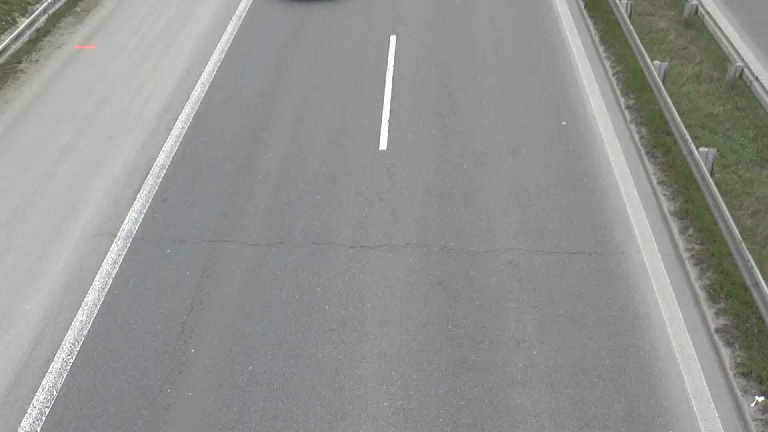
#> input picture Gambar/highway-empty.jpg, 768 x 432 px, found by its file name
$ python image-subtraction.py
#> lines starting #> are read from the running program, lines starting #| are printed output that depends on the picture; after the words box and inside, x2 and y2 are one past the last pixel; in counts of white or black regions, pixels touching at a corner belong together
import cv2
import numpy as np

#membaca citra digital dari komputer
citra1 = cv2.imread("C:/Users/Aldi Triwijaya/Documents/kuliah/semester 3/pengolahan citra digital praktik/Gambar/highway-empty.jpg")
#> citra1 is the input picture: shape (432, 768, 3); mean B, G, R 144.2, 148.2, 144.6
citra2 = cv2.imread("C:/Users/Aldi Triwijaya/Documents/kuliah/semester 3/pengolahan citra digital praktik/Gambar/highway-1car.jpg")
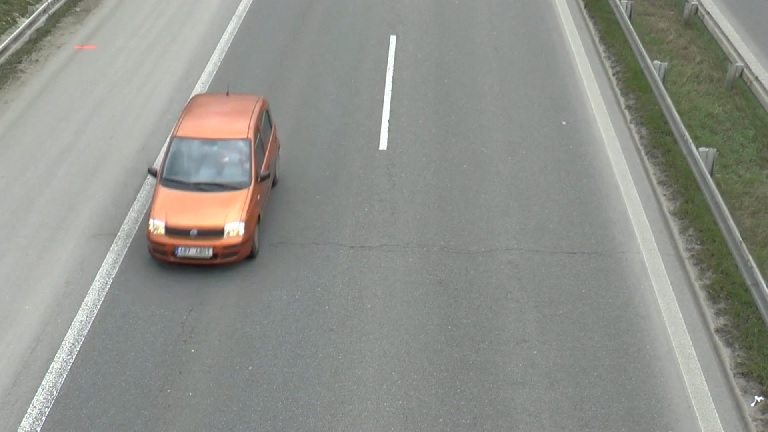
#> input picture Gambar/highway-1car.jpg, 768 x 432 px, found by its file name
#> citra2 is the input picture: shape (432, 768, 3); mean B, G, R 139.2, 145.6, 143.5

#membaca channel warna BGR dan menyimpannya ke dalam variabel terpisah
b1 = citra1[:,:,0]
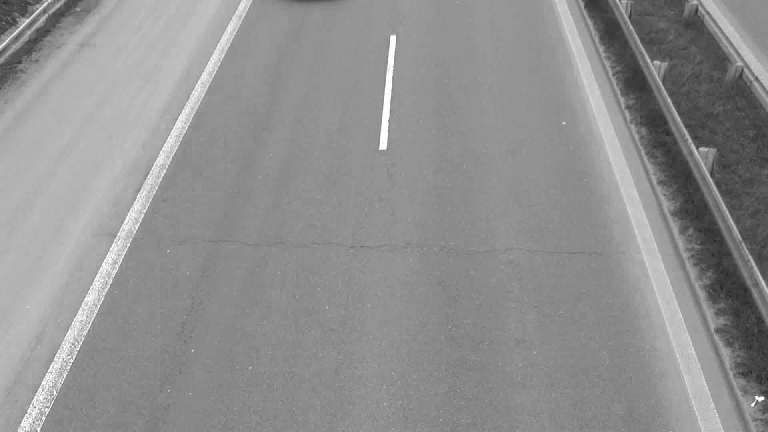
#> b1: shape (432, 768); min 34, max 255, mean 144.2
g1 = citra1[:,:,1]
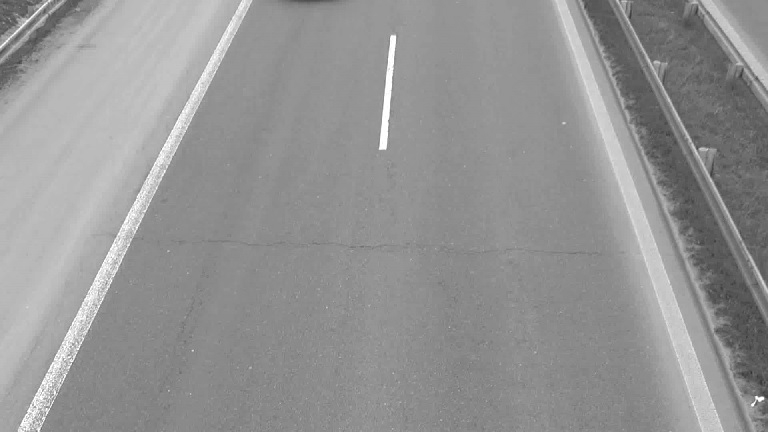
#> g1: shape (432, 768); min 48, max 255, mean 148.2
r1 = citra1[:,:,2]

b2 = citra2[:,:,0]
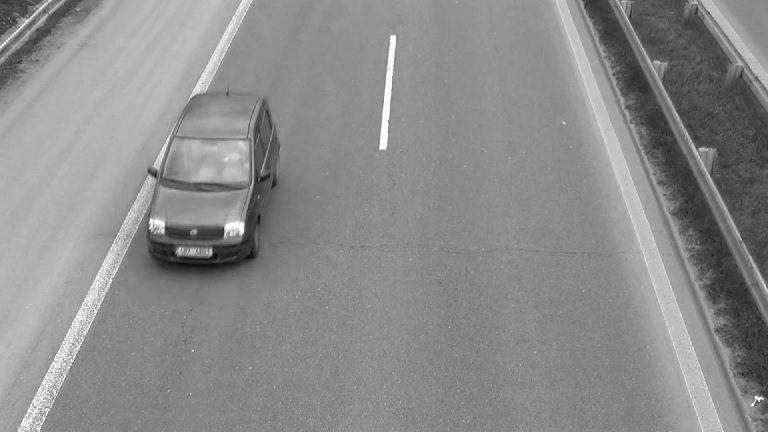
#> b2: shape (432, 768); min 12, max 255, mean 139.2
g2 = citra2[:,:,1]
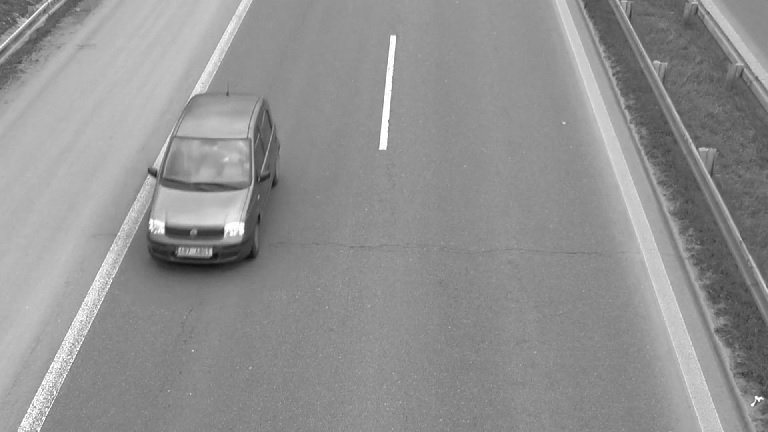
#> g2: shape (432, 768); min 16, max 255, mean 145.6
r2 = citra2[:,:,2]
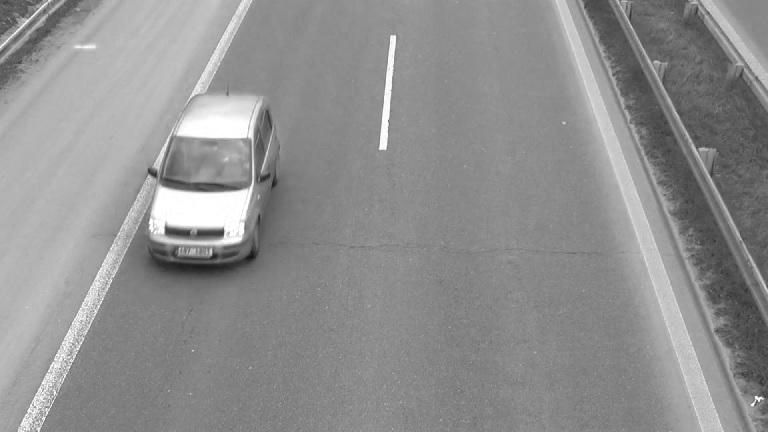
#> r2: shape (432, 768); min 18, max 255, mean 143.5

#menyimpan jumlah baris dan jumlah kolom dari citra
jum_baris = len(citra1)
#> jum_baris = 432
jum_kolom = len(citra1[0])
#> jum_kolom = 768

#menyiapkan citra baru dengan nilai 0
citra_gray1 = np.zeros((jum_baris, jum_kolom))
citra_gray2 = np.zeros((jum_baris, jum_kolom))
citra_subtraction = np.zeros((jum_baris, jum_kolom))

#menghitung nilai pixel grayscale
for i in range(jum_baris):
    for j in range(jum_kolom):
        # Konversi citra RGB ke grayscale
        citra_gray1[i, j] = round(0.299 * r1[i, j] + 0.587 * g1[i, j] + 0.114 * b1[i, j])
        citra_gray2[i, j] = round(0.299 * r2[i, j] + 0.587 * g2[i, j] + 0.114 * b2[i, j])

        citra_subtraction[i, j] = citra_gray1[i, j] - citra_gray2[i, j]

        # Thresholding agar citra menjadi hitam putih (biner)
        if (citra_subtraction[i, j] < 50):
            citra_subtraction[i, j] = 0
        else:
            citra_subtraction[i, j] = 255
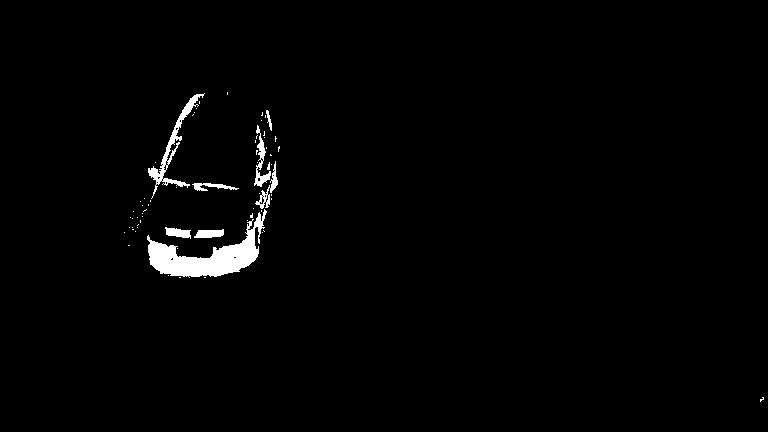
#> citra_subtraction: shape (432, 768) float64; 1.6% white; 65 white regions (57 under 20 px), largest, box (x1, y1, x2, y2) and area: (147, 209, 267, 278) 2946, (148, 93, 205, 199) 858, (254, 125, 271, 187) 326

citra_gray1 = citra_gray1.astype(np.uint8)
citra_gray2 = citra_gray2.astype(np.uint8)
citra_subtraction = citra_subtraction.astype(np.uint8)

cv2.imshow("empty car", citra_gray1)
cv2.imshow("1 car", citra_gray2)
cv2.imshow("subtract", citra_subtraction)

print(citra_gray1)
#> (printed output is left out)
print(citra_gray2)
#> (printed output is left out)
print(citra_subtraction)
#> (printed output is left out)

cv2.waitKey()
